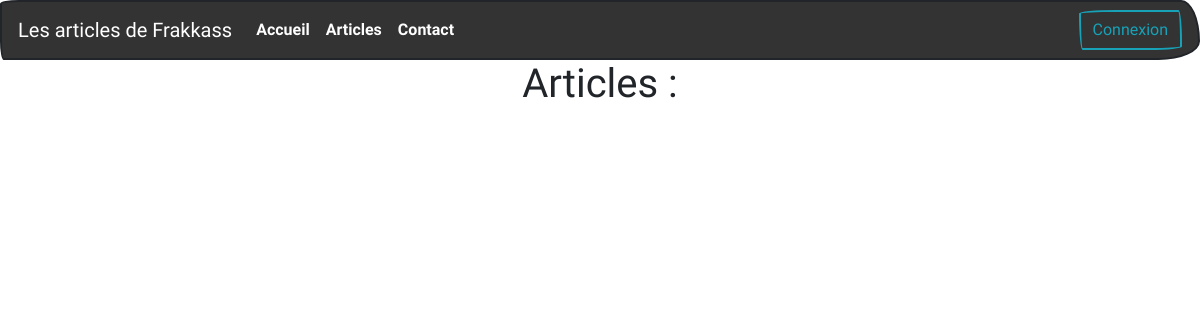
The app's page /articles.php, older data.
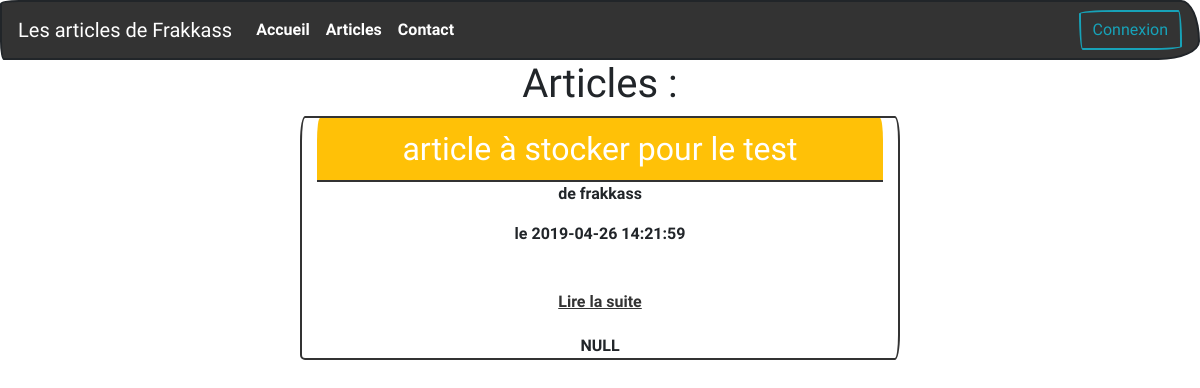
The same page, newer data.
### tables this page shows
CREATE TABLE `articles` (
  `id` int(11) NOT NULL,
  `title` varchar(100) NOT NULL,
  `content` text NOT NULL,
  `author` varchar(255) NOT NULL,
  `stock` int(2) NOT NULL DEFAULT '0',
  `date` datetime NOT NULL
);

### config/functions.php (called while the page is built, shortened)
<?php
function getArticles(){
    require('config/connect.php');
    $req = $bdd->prepare('SELECT id, title, author, stock, date FROM articles ORDER BY id DESC');
    $req->execute();
    $data = $req->fetchAll(PDO::FETCH_OBJ);
    return $data;
}

### articles.php (the view, shortened to what this page needs)
<?php
require_once('config/functions.php');
$articles = getArticles();
?>
<main class="text-center">
<h1>Articles : </h1>
<?php
     foreach($articles as $article):
        if($article->stock == 1){ ?>
    <div class='card bg-light mb-3 col-11 col-xl-6 mx-auto'>
        <h2 class='card-header bg-warning text-white'><?= $article->title ?></h2>
        <p>de <?= $article->author ?></p>
        <time>le <?= $article->date ?></time>
        <br/>
        <div class='card-body'>
        <a href="article.php?id=<?= $article->id ?>">Lire la suite</a>
    </div>
    <?php var_dump($_SESSION['status']); ?>
    </div>
    <?php
    }if($article->stock == '0'){
        if($_SESSION['status'] == '1'){ ?>
        <div class='card bg-light mb-3 col-11 col-xl-6 mx-auto'>
        <h2 class='card-header bg-info text-white'><?= $article->title ?> <--A Valider</h2>
        <p>de <?= $article->author ?></p>
        <time>le <?= $article->date ?></time>
        <br/>
        <div class='card-body'>
        <a href="article.php?id=<?= $article->id ?>">Lire la suite</a>
    </div>
    </div>
    <?php
    }}
     ?>
     <?php
    endforeach;
 ?>
</main>
<?php
$content = ob_get_clean();
require 'template.php';
?>

### template.php (shortened to what this page needs)
<!DOCTYPE html>
<html lang="fr">
<head>
    <link rel="stylesheet" href="https://use.fontawesome.com/releases/v5.7.1/css/all.css">
    <link rel="stylesheet" href="https://bootswatch.com/4/sketchy/bootstrap.css">
    <link rel="stylesheet" href="css/style.css">
</head>
<header>
<?php include 'inc/nav.php';
?>
</header>
<body>
<?= $content; ?>
</body>
</html>

### inc/nav.php (shortened to what this page needs)
<nav class="navbar navbar-expand-lg navbar-dark bg-primary">
<a class="navbar-brand" href="index.php">Les articles de Frakkass</a>
<div class="collapse navbar-collapse" id="navbarColor01">
    <ul class="navbar-nav mr-auto">
    <li class="nav-item active">
        <a class="nav-link" href="index.php">Accueil <span class="sr-only">(current)</span></a>
    </li>
    <li class="nav-item">
        <a class="nav-link" href="articles.php">Articles</a>
    </li>
    <li class="nav-item">
        <a class="nav-link" href="contact.php">Contact</a>
    </li>
    </ul>
    <div class="nav-item active my-2 my-lg-0 text-light">
    <?php
    if (isset($_SESSION['auth'])){
        echo "<form action='deconnexion.php' method='get'>";
        echo "<input class='btn btn-outline-danger' type='submit' value='Déconnexion'/>";
        echo "</form>";
    }
    else {
        echo "<form action='connexion.php' method='get'>";
        echo "<input class='btn btn-outline-info' type='submit' value='Connexion'/>";
        echo "</form>";
    }
    ?>
    </div>
</div>
</nav>

Row changes from the older to the newer data that the page shows:
added articles: title "article à stocker pour le test", author "frakkass", date "2019-04-26 14:21:59", stock "NULL"
